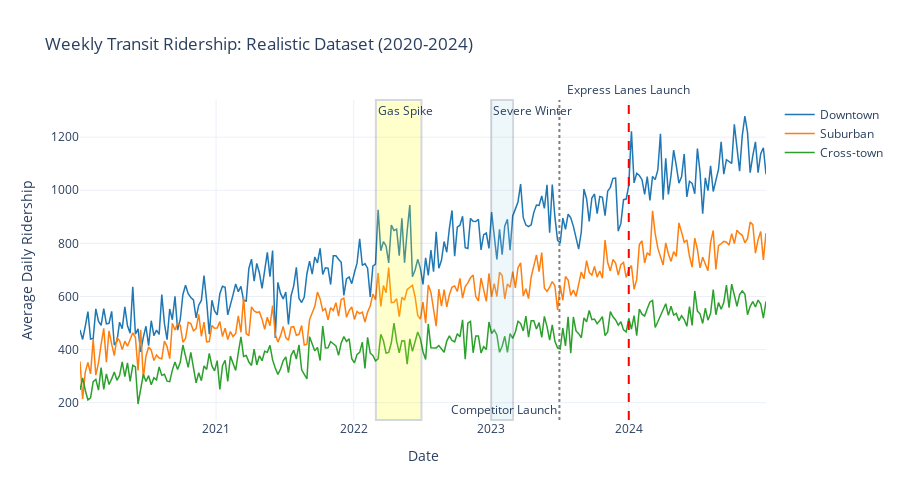

Notebook source saved alongside this figure:
### Markdown cell above
---
## 2. Time Series Visualization

### Code cell
fig = go.Figure()

for route in ['Downtown', 'Suburban', 'Cross-town']:
    route_data = df[df['route_type'] == route].sort_values('date')
    fig.add_trace(go.Scatter(
        x=route_data['date'],
        y=route_data['avg_ridership'],
        mode='lines',
        name=route,
        line=dict(color=ROUTE_COLORS[route], width=1.5)
    ))

# Mark intervention
fig.add_vline(
    x=INTERVENTION_DATE.timestamp() * 1000,
    line_dash="dash",
    line_color="red",
    annotation_text="Express Lanes Launch",
    annotation_position="top"
)

# Mark confounders
fig.add_vline(
    x=datetime(2023, 7, 1).timestamp() * 1000,
    line_dash="dot",
    line_color="gray",
    annotation_text="Competitor Launch",
    annotation_position="bottom left"
)

fig.add_vrect(
    x0=datetime(2022, 3, 1).timestamp() * 1000,
    x1=datetime(2022, 6, 30).timestamp() * 1000,
    fillcolor="yellow",
    opacity=0.2,
    annotation_text="Gas Spike",
    annotation_position="top left"
)

fig.add_vrect(
    x0=datetime(2023, 1, 1).timestamp() * 1000,
    x1=datetime(2023, 2, 28).timestamp() * 1000,
    fillcolor="lightblue",
    opacity=0.2,
    annotation_text="Severe Winter",
    annotation_position="top left"
)

fig.update_layout(
    title='Weekly Transit Ridership: Realistic Dataset (2020-2024)',
    xaxis_title='Date',
    yaxis_title='Average Daily Ridership',
    height=500,
    hovermode='x unified'
)

fig.show()
fig.write_image(f"{fig_output_dir}/11_realistic_time_series.png", scale=2)
print("✓ Saved figure")

### Figure 1 — Plotly figure (JSON) as saved in the notebook; plotly's stock layout.template omitted (floating-point values rounded to 4 significant figures; data arrays with more than 128 entries replaced by an {"elided": "..."} marker saying what was removed)
{"data": [{"line": {"color": "#1f77b4", "width": 1.5}, "mode": "lines", "name": "Downtown", "type": "scatter", "x": {"elided": "261 str values"}, "y": {"elided": "261 float values"}}, {"line": {"color": "#ff7f0e", "width": 1.5}, "mode": "lines", "name": "Suburban", "type": "scatter", "x": {"elided": "261 str values"}, "y": {"elided": "261 float values"}}, {"line": {"color": "#2ca02c", "width": 1.5}, "mode": "lines", "name": "Cross-town", "type": "scatter", "x": {"elided": "261 str values"}, "y": {"elided": "261 float values"}}], "layout": {"annotations": [{"showarrow": false, "text": "Express Lanes Launch", "x": 1704063600000, "xanchor": "center", "xref": "x", "y": 1, "yanchor": "bottom", "yref": "y domain"}, {"showarrow": false, "text": "Competitor Launch", "x": 1688162400000, "xanchor": "right", "xref": "x", "y": 0, "yanchor": "bottom", "yref": "y domain"}, {"showarrow": false, "text": "Gas Spike", "x": 1646089200000, "xanchor": "left", "xref": "x", "y": 1, "yanchor": "top", "yref": "y domain"}, {"showarrow": false, "text": "Severe Winter", "x": 1672527600000, "xanchor": "left", "xref": "x", "y": 1, "yanchor": "top", "yref": "y domain"}], "height": 500, "hovermode": "x unified", "shapes": [{"line": {"color": "red", "dash": "dash"}, "type": "line", "x0": 1704063600000, "x1": 1704063600000, "xref": "x", "y0": 0, "y1": 1, "yref": "y domain"}, {"line": {"color": "gray", "dash": "dot"}, "type": "line", "x0": 1688162400000, "x1": 1688162400000, "xref": "x", "y0": 0, "y1": 1, "yref": "y domain"}, {"fillcolor": "yellow", "opacity": 0.2, "type": "rect", "x0": 1646089200000, "x1": 1656540000000, "xref": "x", "y0": 0, "y1": 1, "yref": "y domain"}, {"fillcolor": "lightblue", "opacity": 0.2, "type": "rect", "x0": 1672527600000, "x1": 1677538800000, "xref": "x", "y0": 0, "y1": 1, "yref": "y domain"}], "title": {"text": "Weekly Transit Ridership: Realistic Dataset (2020-2024)"}, "xaxis": {"title": {"text": "Date"}}, "yaxis": {"title": {"text": "Average Daily Ridership"}}}}
